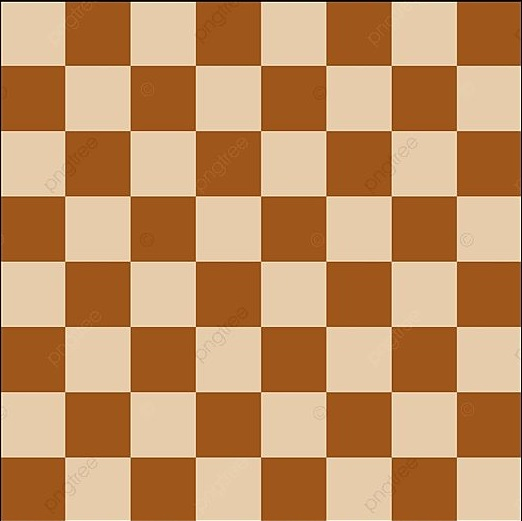
#> input picture Chess.jpg, 522 x 521 px, given in place of puppy.jpeg, which was not available
$ python BlendCV.py
#> lines starting #> are read from the running program, lines starting #| are printed output that depends on the picture; pictures that were not available may be replaced by others from this repository, and a replacement may not be noted
import cv2
import matplotlib.pyplot as plt

img1 = cv2.imread(r'E:\justCV\puppy.jpeg')
#> img1 is the input picture: shape (521, 522, 3); mean B, G, R 98.7, 144.2, 192.6
convertOrgImg1 = cv2.cvtColor(img1,cv2.COLOR_BGR2RGB)

img2 = cv2.imread(r'E:\justCV\siberian_husky_2_.png')
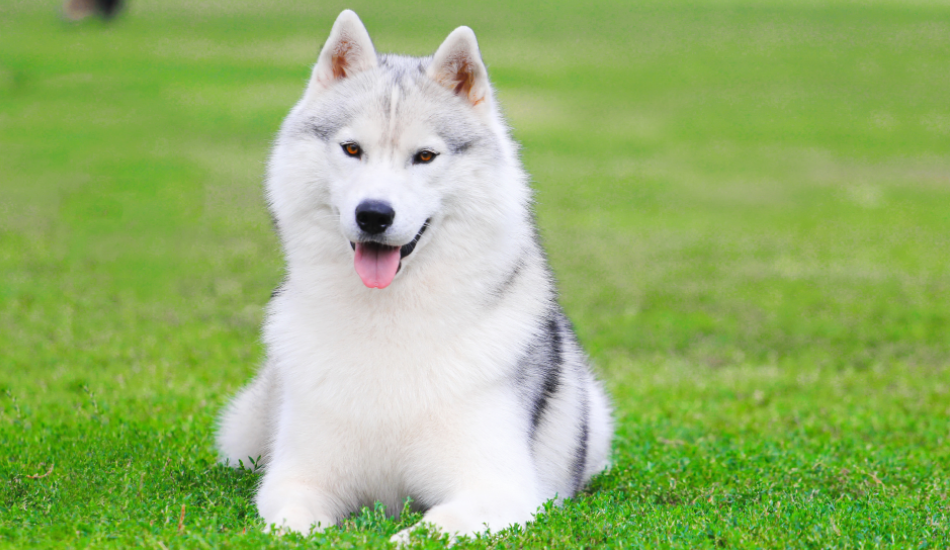
#> input picture Imgae processing/siberian_husky_2_.png, 950 x 550 px, found by its file name
#> img2 is the input picture: shape (550, 950, 3); mean B, G, R 108.1, 178.8, 149.4
convertOrgImg2 = cv2.cvtColor(img2,cv2.COLOR_BGR2RGB)


# Blending images
convertOrgImg1 = cv2.resize(convertOrgImg1,(550,950))
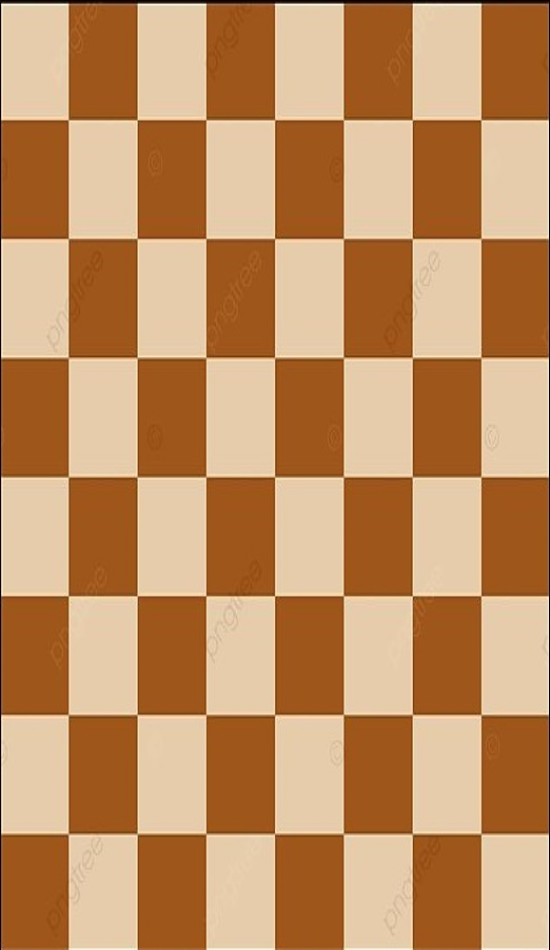
#> convertOrgImg1: shape (950, 550, 3); mean R, G, B 192.5, 144.2, 98.7
convertOrgImg2 = cv2.resize(convertOrgImg2,(550,950))
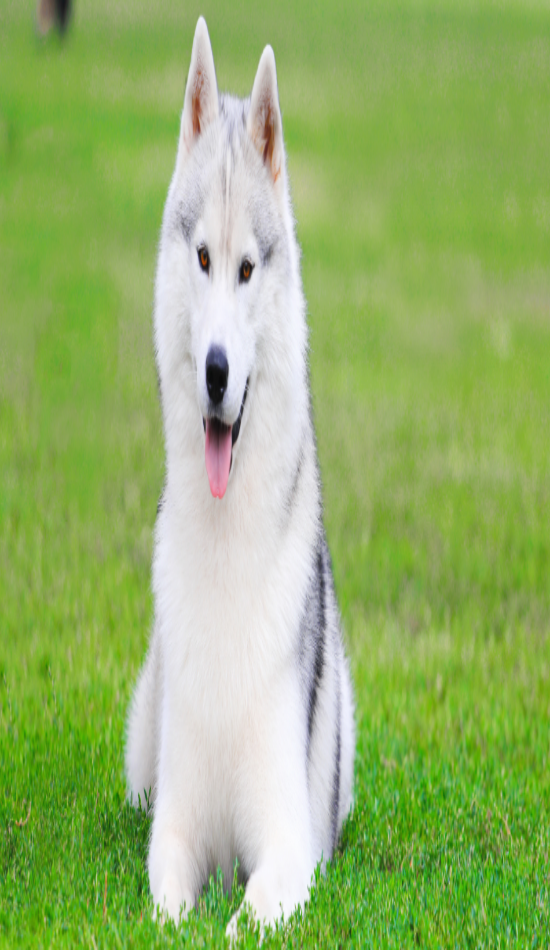
#> convertOrgImg2: shape (950, 550, 3); mean R, G, B 149.3, 178.7, 108

blended = cv2.addWeighted(src1=convertOrgImg1,alpha=0.5,src2=convertOrgImg2,beta=0.5,gamma=0)
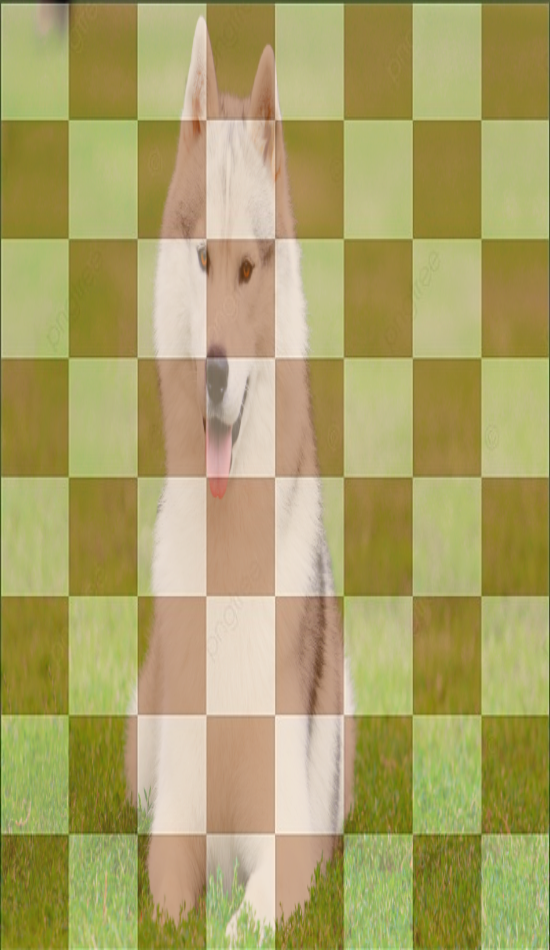
#> blended: shape (950, 550, 3); mean R, G, B 170.9, 161.4, 103.3

plt.imshow(blended)
plt.show()
